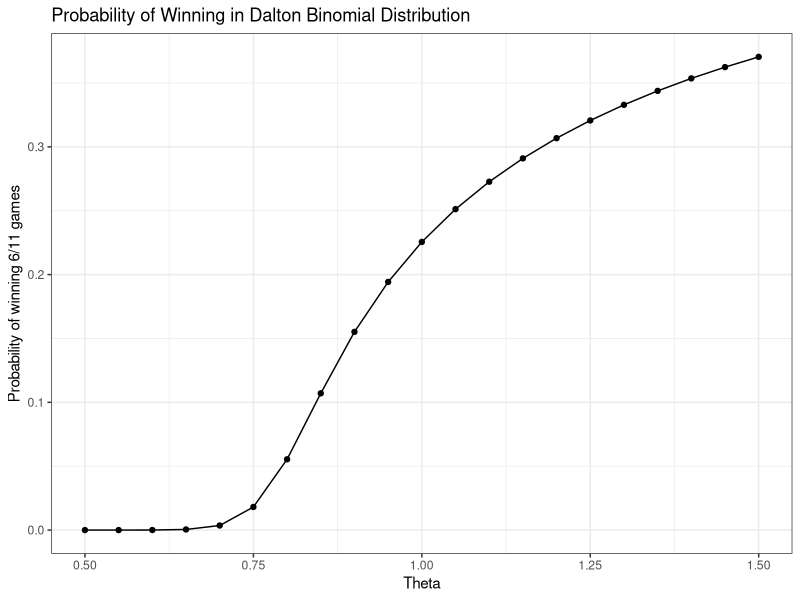
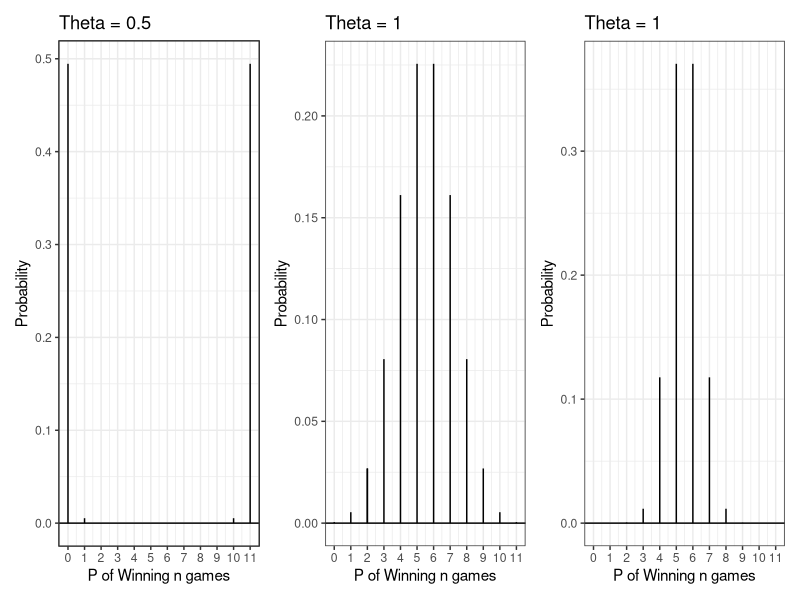

Reproduce these figures in R, in order.
## ---- chunk 1
#| echo: false

default_chunk_hook <- knitr::knit_hooks$get("chunk")

latex_font_size <- c(
  "Huge",
  "huge",
  "LARGE",
  "Large",
  "large",
  "normalsize",
  "small",
  "footnotesize",
  "scriptsize",
  "tiny"
)

knitr::knit_hooks$set(chunk = function(x, options) {
  x <- default_chunk_hook(x, options)
  if (options$size %in% latex_font_size) {
    paste0("\n \\", options$size, "\n\n", x, "\n\n \\normalsize")
  } else {
    x
  }
})
## ---- chunk 2
#| label: load-packages
#| include: false
library(tidyverse)
library(patchwork)
## ---- chunk 3
daltbinom <- function(x, size, prob, theta) {
  normalizing.constant <- 0
  for (j in 0:size) {
    normalizing.constant <- normalizing.constant +
      choose(size, j) * prob^j * (1 - prob)^(size - j) * theta^(j * (size - j))
  }
  # Probability Mass at x=x
  (1 / normalizing.constant) *
    choose(size, x) *
    prob^x *
    (1 - prob)^(size - x) *
    theta^(x * (size - x)) *
    (x >= 0) *
    (x <= size)
}
## ---- chunk 4
daltbbinom.single <- function(x, size, alpha, beta, theta) {
  integrand <- function(p) {
    sapply(
      p, # integrate will pass in a vector, so we use sapply to apply the following
      function(p_val) {
        # f(x|p) * f(p|alpha, beta)
        daltbinom(x, size, p_val, theta) * dbeta(p_val, alpha, beta)
      }
    )
  }
  # Probability Mass at x=x
  # integrate(integrand, lower = 0, upper = 1)$value * (x>=0)*(x<=size)
  # I shrink the bounds below to avoid log(0)=-infinty
  # I use try() to catch when there is an error and avoid crashing
  res <- try(
    integrate(integrand, lower = 1e-7, upper = 1 - 1e-7)$value *
      (x >= 0) *
      (x <= size),
    silent = TRUE
  )
  # If there is an error, return a near-zero probability
  if (inherits(res, "try-error")) {
    return(0.1^6)
  }

  res
}
# Write a function that works on a vector
daltbbinom <- function(x, size, alpha, beta, theta) {
  sapply(
    X = x,
    FUN = daltbbinom.single,
    size = size,
    alpha = alpha,
    beta = beta,
    theta = theta
  )
}
## ---- chunk 5

# Create the vector of probabilities for each theta. We use a function to essentially "vectorize" the daltbinom function (now I am wondering if it was already vectorized for theta).

prob = function(t) {
  daltbinom(x = 6, size = 11, prob = 0.5, theta = t)
}


thetas = seq(from = 0.5, to = 1.5, by = 0.05 )

probs = sapply(thetas, prob)
data = tibble(thetas,probs)

## ---- chunk 6
#Plot the probability vs theta

ggplot(data) + # Specify Data
geom_point(aes(x = thetas, # Specify x-axis
y = probs)) + # Specify y-axis
geom_line(aes(x = thetas, # Specify x-axis
y = probs), # Specify y-axis
method = "lm", # Specify best fit line
color = "black") + # Specify line color
theme_bw() + # A cleaner theme
labs(x = "Theta", # Specify axis labels
y = "Probability of winning 6/11 games") +
ggtitle("Probability of Winning in Dalton Binomial Distribution") # Plot title
## ---- chunk 7

ggdat <- tibble(x = (0:11)) |>
  mutate(PMF05 = daltbinom(x = x, size = 11, prob = 0.5, theta = 0.5)) 

ggdat = ggdat |>
       mutate(PMF01 = daltbinom(x = x, size = 11, prob = 0.5, theta = 1))

ggdat = ggdat |>
      mutate(PMF15 = daltbinom(x = x, size = 11, prob = 0.5, theta = 1.5))



PMF05.plot <- ggplot(ggdat) +
geom_linerange(aes(x = x, ymin = 0, ymax = PMF05)) +
geom_linerange(data = ggdat |> filter(x==2),
aes(x = x, ymin = 0, ymax = PMF05)) +
geom_hline(yintercept = 0) +
scale_x_continuous("P of Winning n games",
breaks = seq(0, 11, 1)) +
ylab("Probability") +
theme_bw()+
ggtitle("Theta = 0.5")


PMF01.plot <- ggplot(ggdat) +
geom_linerange(aes(x = x, ymin = 0, ymax = PMF01)) +
geom_linerange(data = ggdat |> filter(x==2),
aes(x = x, ymin = 0, ymax = PMF01)) +
geom_hline(yintercept = 0) +
scale_x_continuous("P of Winning n games",
breaks = seq(0, 11, 1)) +
ylab("Probability") +
theme_bw()+
ggtitle("Theta = 1")

PMF15.plot <- ggplot(ggdat) +
geom_linerange(aes(x = x, ymin = 0, ymax = PMF15)) +
geom_linerange(data = ggdat |> filter(x==2),
aes(x = x, ymin = 0, ymax = PMF15)) +
geom_hline(yintercept = 0) +
scale_x_continuous("P of Winning n games",
breaks = seq(0, 11, 1)) +
ylab("Probability") +
theme_bw()+
ggtitle("Theta = 1")

PMF05.plot + PMF01.plot + PMF15.plot
